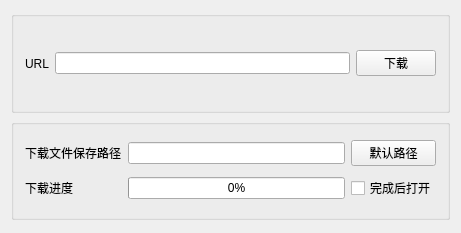
<?xml version="1.0" encoding="UTF-8"?>
<ui version="4.0">
 <class>Widget</class>
 <widget class="QWidget" name="Widget">
  <property name="geometry">
   <rect>
    <x>0</x>
    <y>0</y>
    <width>461</width>
    <height>233</height>
   </rect>
  </property>
  <property name="windowTitle">
   <string>Widget</string>
  </property>
  <widget class="QWidget" name="layoutWidget">
   <property name="geometry">
    <rect>
     <x>0</x>
     <y>0</y>
     <width>461</width>
     <height>231</height>
    </rect>
   </property>
   <layout class="QVBoxLayout" name="verticalLayout">
    <item>
     <widget class="QGroupBox" name="groupBox">
      <property name="title">
       <string/>
      </property>
      <layout class="QHBoxLayout" name="horizontalLayout">
       <item>
        <widget class="QLabel" name="label">
         <property name="text">
          <string>URL</string>
         </property>
        </widget>
       </item>
       <item>
        <widget class="QLineEdit" name="editURL"/>
       </item>
       <item>
        <widget class="QPushButton" name="btnDownload">
         <property name="text">
          <string>下载</string>
         </property>
        </widget>
       </item>
      </layout>
     </widget>
    </item>
    <item>
     <widget class="QGroupBox" name="groupBox_2">
      <property name="title">
       <string/>
      </property>
      <layout class="QGridLayout" name="gridLayout">
       <item row="0" column="0">
        <widget class="QLabel" name="label_2">
         <property name="text">
          <string>下载文件保存路径</string>
         </property>
        </widget>
       </item>
       <item row="0" column="1">
        <widget class="QLineEdit" name="editPath"/>
       </item>
       <item row="0" column="2">
        <widget class="QPushButton" name="btnDefaultPath">
         <property name="text">
          <string>默认路径</string>
         </property>
        </widget>
       </item>
       <item row="1" column="0">
        <widget class="QLabel" name="label_3">
         <property name="text">
          <string>下载进度</string>
         </property>
        </widget>
       </item>
       <item row="1" column="1">
        <widget class="QProgressBar" name="progressBar">
         <property name="value">
          <number>0</number>
         </property>
        </widget>
       </item>
       <item row="1" column="2">
        <widget class="QCheckBox" name="checkBoxOpen">
         <property name="text">
          <string>完成后打开</string>
         </property>
        </widget>
       </item>
      </layout>
     </widget>
    </item>
   </layout>
  </widget>
 </widget>
 <layoutdefault spacing="6" margin="11"/>
 <resources/>
 <connections/>
</ui>
